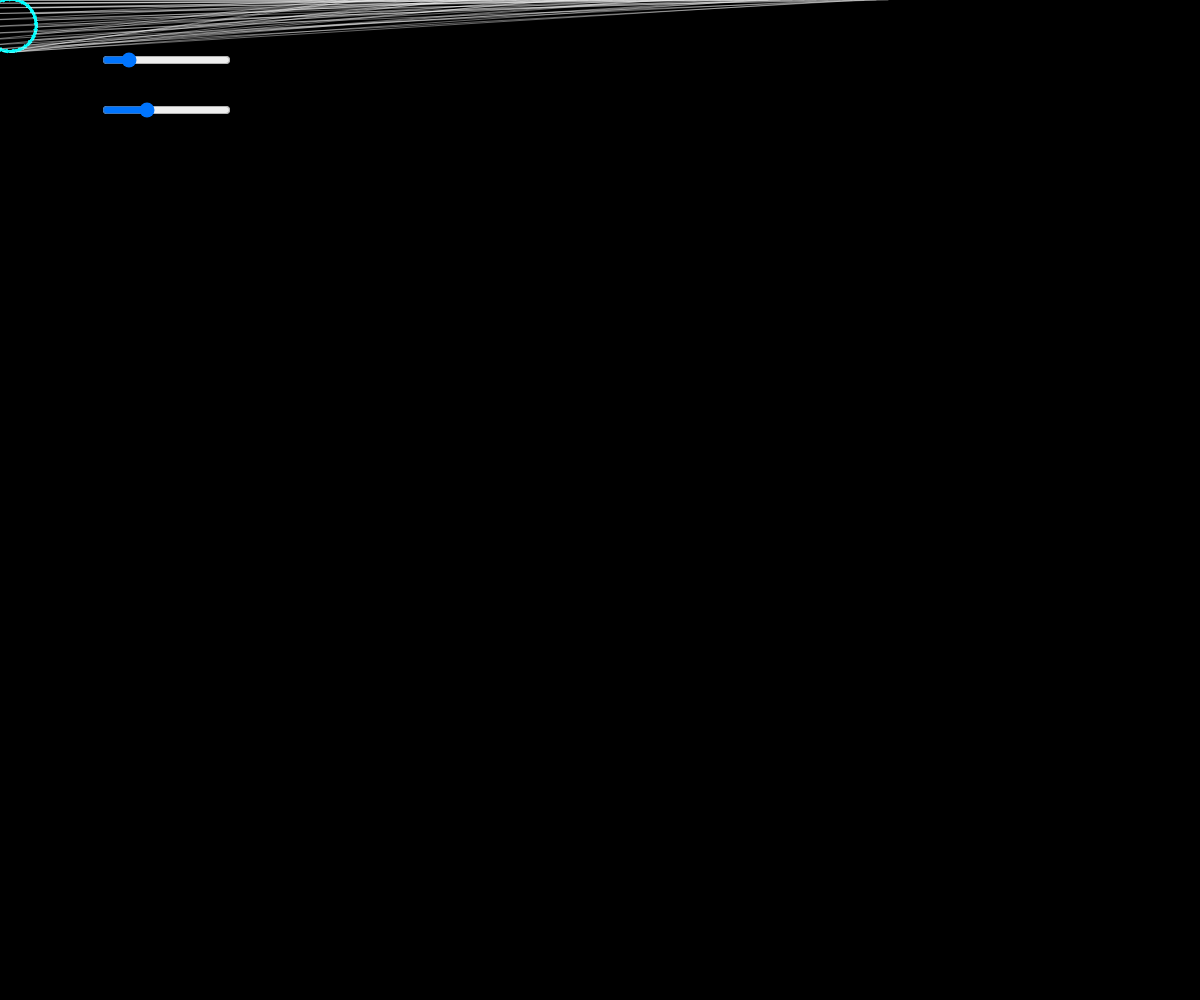
Frame 1 (no input)
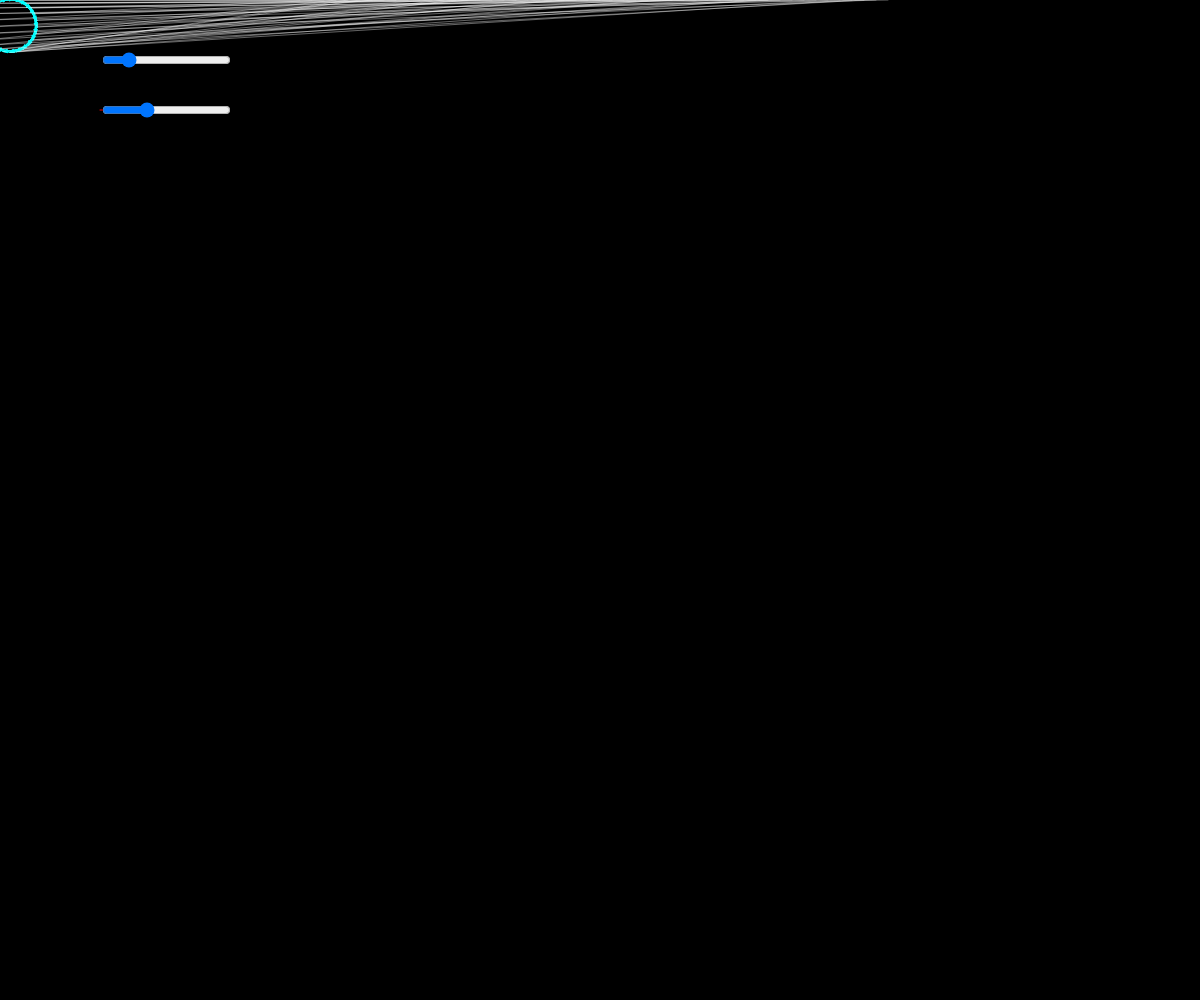
Frame 60 (no input)
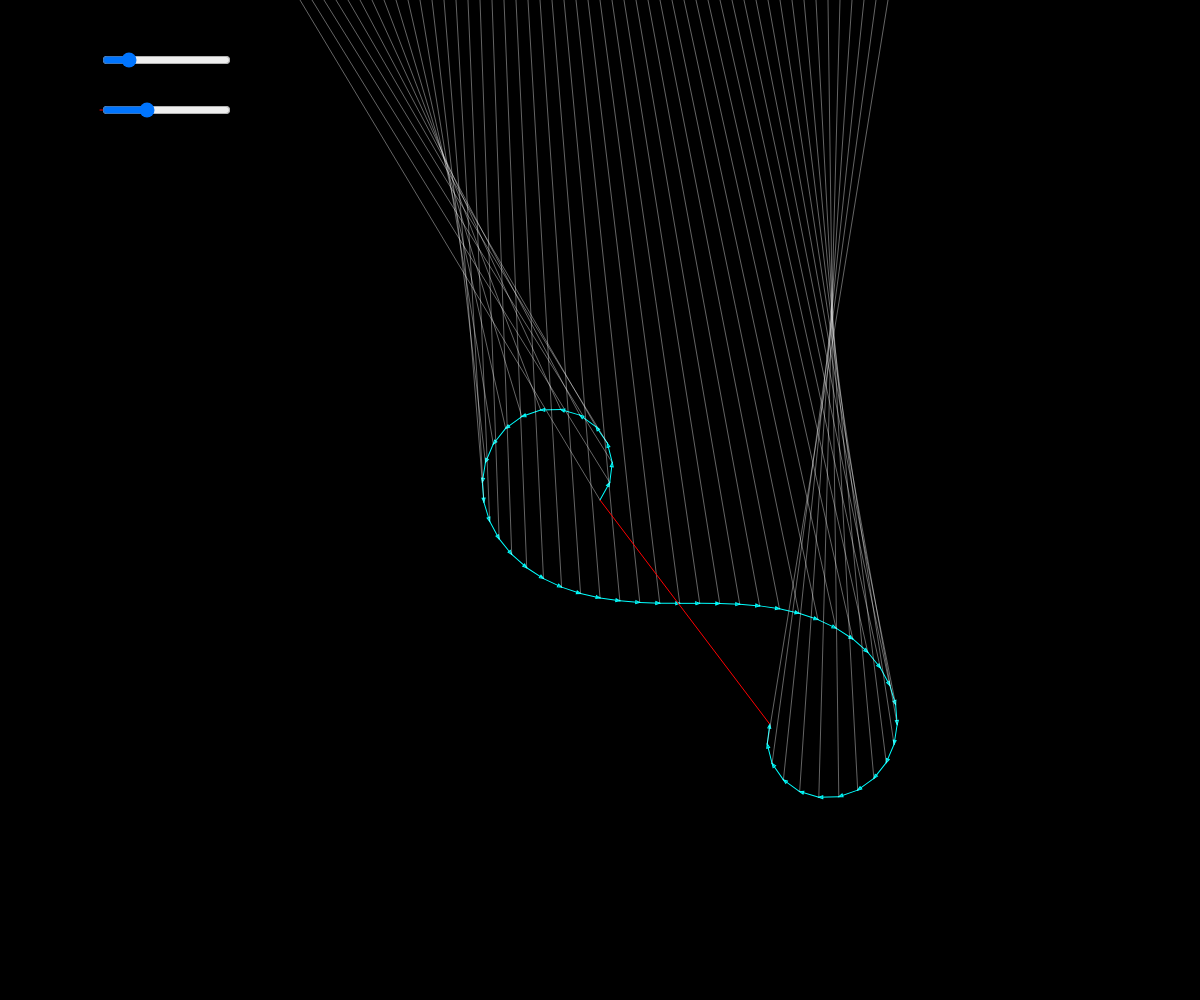
Frame 120 (the mouse pressed at the canvas centre since frame 60)

The p5.js sketch that drew these frames (run headless with seeded random() and noise() and a simulated clock; from frame 60 on, the mouse is pressed at the canvas centre):

// p5.js sketch
// ── sketch.js
let Arrows=[];
let R = 500;
let slider;
let lambda=200;

function setup() {
  createCanvas(windowWidth, windowHeight);
  slider = createSlider(0, 300, 50, 1);
  slider.position(100,50);
  lambslider=createSlider(1,300,100,1);
  lambslider.position(100,100)
}

function draw() {
  if (width != windowWidth || height != windowHeight) {
    setup();
  }
  arrownum = slider.value();
  lambda=lambslider.value();
  
  Arrows=[];
  background(0);
  line(100,110,100+lambda,110);
  let d = width / (2*arrownum);
  R=1000/arrownum;
  let x = mouseX;
  let y = mouseY;
  for (let k = 0; k < arrownum; k++) {
    let dx = mouseX - (d * k+width/4);
    let alpha = sqrt(mouseY * mouseY + dx * dx) /lambda * TWO_PI;
    Arrows[k] = new Arrow(x, y, alpha);
    Arrows[k].show();
    stroke(255,255,255,100);
    line(d*k+width/4,0,x,y);
    x += R*cos(alpha);
    y += R*sin(alpha);
  }
  stroke(255,0,0);
  line(mouseX,mouseY,x,y);
}

class Arrow {
  constructor(xa, ya, alpha) {
    this.alpha = alpha;
    this.xa = xa;
    this.ya = ya;
  }

  show() {
    stroke(0,255,255);
    push();
    translate(this.xa, this.ya);
    noFill();
    rotate(this.alpha);
    line(0, 0, R, 0);
    translate(R, 0);
    beginShape();
    vertex(-4, -1.5);
    vertex(0, 0);
    vertex(-4, 1.5);
    endShape(CLOSE);
    pop();
  }
}
